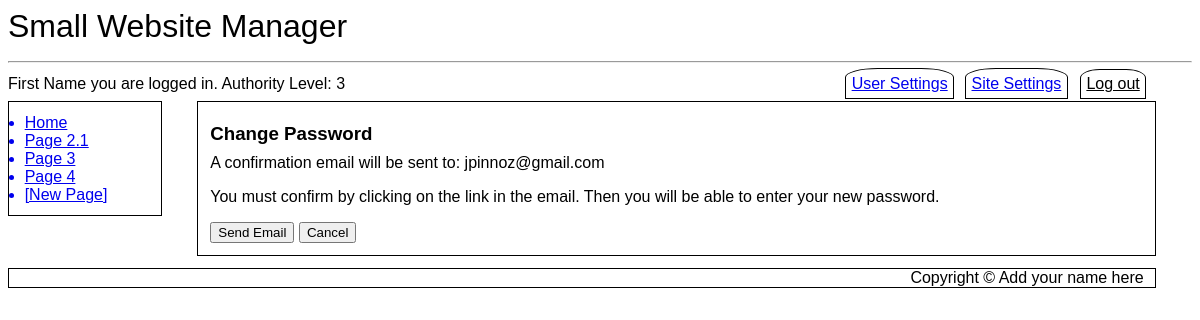
Before: /changepass.php (signed in) with the older database file.
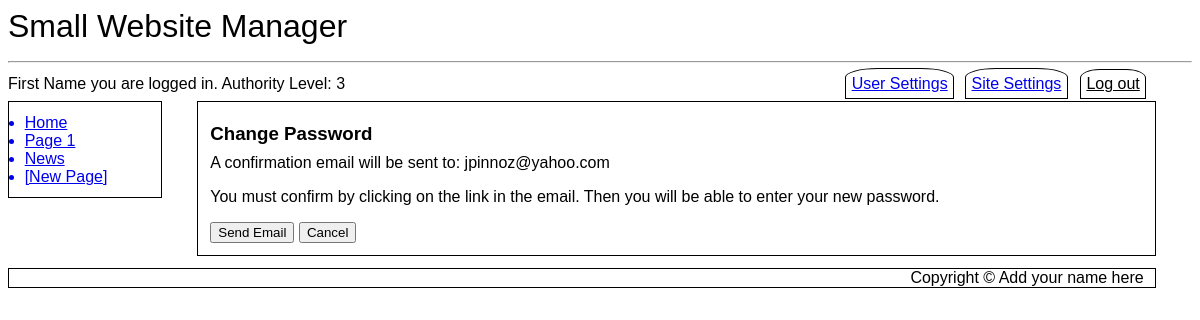
After: the same page with the newer database file.
### tables this page shows
CREATE TABLE `SubMenus` (
  `MenuID` int(11) NOT NULL,
  `LinkID` int(11) NOT NULL,
  `Page_ID` int(11) NOT NULL DEFAULT 0,
  `Menu_Entry` varchar(20) NOT NULL,
  `Title` varchar(500) NOT NULL,
  `Active` tinyint(1) NOT NULL DEFAULT 1
);

CREATE TABLE `Users` (
  `ID` int(11) NOT NULL,
  `First_Name` varchar(250) NOT NULL,
  `Last_Name` varchar(250) NOT NULL,
  `eMail` varchar(1000) NOT NULL,
  `User_Name` varchar(1000) NOT NULL,
  `Password` varchar(100) NOT NULL,
  `Activate_Pass` varchar(100) DEFAULT NULL,
  `Change_Pass` varchar(100) DEFAULT NULL,
  `Change_Pass_Expire` datetime DEFAULT NULL,
  `Forgot_Pass` varchar(100) DEFAULT NULL,
  `Forgot_Pass_Expire` datetime DEFAULT NULL,
  `DateTime_Joined` datetime NOT NULL,
  `Last_Logged` datetime NOT NULL DEFAULT current_timestamp(),
  `Authority_Level` tinyint(4) DEFAULT 1,
  `Active` tinyint(1) NOT NULL DEFAULT 0
);

CREATE TABLE `SubMenus_Modules` (
  `SubMenu_Order` int(11) NOT NULL,
  `Module_ID` int(11) NOT NULL
);

CREATE TABLE `SubMenusData` (
  `Type` varchar(500) NOT NULL,
  `Default Menu Title` varchar(20) NOT NULL,
  `LinkData` text NOT NULL,
  `GetData` tinyint(1) NOT NULL,
  `Module_ID` int(11) NOT NULL
);

### changepass.php (the view, shortened to what this page needs)
<?php
include ("db_connect.inc");
if ($_SERVER["REQUEST_METHOD"] == "POST" AND $_POST['submitCode']=="Temp_Pass") {
	if ($_POST['Button']=="Send Email") {
		$charSet = "0123456789abcdefghijklmnopqrstuvwxyzABCDEFGHIJKLMNOPQRSTUVWXYZ";
		$charSetLen = strlen($charSet)-1;
		for ($i = 0; $i < 16; $i++) {
			$pick = rand(0, $charSetLen);
	   	$randvalue .= $charSet[$pick];
		}
		$password = password_hash($randvalue, PASSWORD_DEFAULT);
		$userName = $_SESSION['user_name'];
		$query = "UPDATE `Users` SET `Change_Pass`='".$password."',`Change_Pass_Expire`=NOW() + INTERVAL 1 HOUR WHERE `User_Name`='".$userName."'";
		mysqli_query($cxn,$query);
		$to = $_POST['eMail'];
		$firstName = $_SESSION['first_name'];
		$query1 = "SELECT Value FROM Globals WHERE Global='Website Name'";
		$result1 = mysqli_query($cxn,$query1);
		$row1 = mysqli_fetch_assoc($result1);
		$webSiteName = $row1['Value'];
		$query2 = "SELECT Value FROM Globals WHERE Global='URL'";
		$result2 = mysqli_query($cxn,$query2);
		$row2 = mysqli_fetch_assoc($result2);
		$url1 = $row2['Value'];
		$subject = "Confirmation from $webSiteName";
		$message = "
		<h3>You requested to change your password</h3>
		<p>Hello {$firstName},</p>
		<p><a rel=\"nofollow\" href=\"{$url1}/changepass.php?username={$userName}&temppass={$randvalue}\">Click here to change your password</a></p>
		<p>If you cannot click the link, copy the following url into your browser:</p>
		<p>{$url1}/changepass.php?username={$userName}&temppass={$randvalue}</p>
		";
		$headers = "MIME-Version: 1.0" . "\r\n";
		$headers .= "Content-type:text/html;charset=UTF-8" . "\r\n";
		$query3 = "SELECT Value FROM Globals WHERE Global='Site Email Address'";
		$result3 = mysqli_query($cxn,$query3);
		$row3 = mysqli_fetch_assoc($result3);
		$siteEmail = $row3['Value'];
		$headers .= 'From: <{$siteEmail}>' . "\r\n";
		mail($to,$subject,$message,$headers);
		$url = "usersettings.php";
		$location = "Location: ".$url;
		header($location);
		die();
	} elseif ($_POST['Button']=="Cancel") {
		$url = "usersettings.php";
		$location = "Location: ".$url;
		header($location);
		die();
	}
} else {
	include ("header.inc");
	include ("navbar.inc");
	echo "<article id='main'>";
	if (isset($_SESSION['user_name'])) {
		$query = "SELECT `eMail` FROM `Users` WHERE `ID`='".$_SESSION['user_ID']."'";
		$result = mysqli_query($cxn,$query);
		$row = mysqli_fetch_assoc($result);
		$email = $row['eMail'];
		echo "
		<h3>Change Password</h3>
		A confirmation email will be sent to: $email<p>
		You must confirm by clicking on the link in the email. Then you will be able to enter your new password.";
		echo "<form action='".htmlentities($_SERVER['PHP_SELF'])."' method=\"post\">
		<input type=\"hidden\" id=\"submitCode\" name=\"submitCode\" value=\"Temp_Pass\">
		<input type=\"hidden\" id=\"eMail\" name=\"eMail\" value=\"$email\">
		<input type=\"submit\" name=\"Button\" value=\"Send Email\" />
		<input type=\"submit\" name=\"Button\" value=\"Cancel\" />
		</form>";
	} else {
		echo "<div class=\"error\">Restricted Area. You need administrative priviledges to access this page.</div>";
	}
	echo "</article>";
	include ("footer.inc");
}
?>

### header.inc (shortened to what this page needs)
<!DOCTYPE html>
<html lang="en">
<head>
	<link rel="stylesheet" href="desktop.css">
</head>
<body>
	<header>
<?php
		$query = "SELECT Value FROM Globals WHERE Global='Website Name'";
		$result = mysqli_query($cxn,$query) or die ("Couldn't execute query.");
		if ($row = mysqli_fetch_assoc($result))
		{
			$websiteName = $row['Value'];
			echo $websiteName."\r\n";
		} else {
			$message .= "Website Name not found. Check site settings.";
		}
?>
	<hr>
	</header>
<?php
if (isset($_SESSION['user_name']) AND $_SESSION['auth_lev'] >= 1) {
	echo "<div id='toptabbar' style='margin-bottom: 6pt'>\r\n";
	echo "<span style='text-align:left; margin-bottom: 0%;'>";
	echo "<nav id='hnav2' style='margin-bottom: 0%';>\r\n";
	echo $_SESSION['first_name']." you are logged in. \r\n";
	echo "Authority Level: ".$_SESSION['auth_lev']."\r\n";
	echo "</nav>\r\n";
	echo "</span>";
	echo "<span style='text-align:right; margin-bottom: 0%;'>";
	echo "<nav id='hnav1' style='margin-bottom: 0%;'>\r\n";
	echo "<a href='usersettings.php' style='margin-bottom: 0%;'>User Settings</a>\r\n";
	if ( isset($_SESSION['first_name']) AND isset($_SESSION['user_name']) AND $_SESSION['auth_lev']==3 ) {
		echo "<a href='sitesettings.php' style='margin-bottom: 0%;'>Site Settings</a>\r\n";
	}
	echo "</span>";
	echo "<span style='text-align:right; margin-bottom: 0'>";
	echo "<form style='float:right; margin-left: 1%; margin-top: 0%; margin-bottom: 0; padding: 0%;' id='logout' action='index.php' method=\"post\">\r\n";
	echo "<input class='logoutbutton' type=\"submit\" name=\"Button\" style='margin-bottom: 0; margin-top: -9%;' value=\"Log&nbsp;out\" />\r\n";
	echo "</form>\r\n";
	echo "</span>";
	echo "</div>\r\n";
} elseif (htmlentities($_SERVER['PHP_SELF']) != "/login.php") {
	echo "<span style='text-align:right'>";
	echo "<nav id='hnav1' style='margin-right: 5%'>\r\n";
	echo "<a href='login.php'>Log In</a>\r\n";
	echo "</nav>\r\n";
	echo "</span>";
}
?>

### navbar.inc
<nav id="vnav1">
<?php
$query = "SELECT Menu_Entry, Title FROM SubMenus WHERE MenuID='1' AND Active=1 ORDER BY LinkID ASC LIMIT 10";
$result = mysqli_query($cxn,$query) or die ("Couldn't execute query.");
while($row = mysqli_fetch_assoc($result))
{
	$menuEntry = $row['Menu_Entry'];
	$pageTitle = $row['Title'];
	$pageTitle = preg_replace('/ /', '_', $pageTitle);
	echo "<a href='$pageTitle'>$menuEntry</a>\r\n";
}
$query2 = "SELECT `Default Menu Title`, `LinkData`, `Module_ID` FROM SubMenus_Modules INNER JOIN SubMenusData USING (Module_ID)";
$result2 = mysqli_query($cxn, $query2) or die ("Couldn't execute query.");
while($row2 = mysqli_fetch_assoc($result2))
{
	$menuEntry2 = $row2['Default Menu Title'];
	$pageTitle2 = $row2['LinkData'];
	$pageTitle2 = preg_replace('/ /', '_', $pageTitle2);
	echo "<a href='$pageTitle2'>$menuEntry2</a>\r\n";
}
if (isset($_SESSION['auth_lev'])){
	if ($_SESSION['auth_lev'] == 3 AND isset($_SESSION['first_name']) AND isset($_SESSION['user_name']) ) {
		echo "<a class='newpage' href='newpage.php'>[New Page]</a>\r\n";
	}
}
?>
</nav>

### footer.inc
<footer>
	Copyright &copy; Add your name here
</footer>
</body>
</html>

### desktop.css (style rules this page uses)
* { font-family: Arial, sans-serif; box-sizing: border-box; }
header { font-size: 24pt; }
hr { margin-bottom: 1%; }
h1, h2, h3 { padding: 0%; margin-top: 1%; margin-bottom: 1%; }
div#toptabbar { margin-bottom: 0%; }
article#main { margin-left:16%; width: 81%; float:none; border: 1px solid black; padding: 1%; }
nav#vnav1 { width:13%; float:left; border: 1px solid black; padding: 1%; clear: both; margin-top: 0%; }
nav#vnav1 a { display: list-item; list-style-type: disc; margin-left: 3%; }
nav#hnav1 { margin-bottom: 0.6%; margin-right: 2%; }
form#logout { margin-right: 2%; margin-bottom: 0%; display: flex; }
input[type="submit"].logoutbutton { font-family: Arial, sans-serif; font-size: 12pt; border: 1px solid black; text-decoration: underline; margin-left: 1%; margin-top: 0%; padding: 5px; border-top-left-radius: 30%; border-top-right-radius: 30%; background-color: transparent; display: inline-block; }
nav#hnav2 { float:left; }
nav#hnav1 a { border: 1px solid black; padding: 0.5%; margin-left: 0.5%; margin-bottom: 0%; border-top-left-radius: 30%; border-top-right-radius: 30%; }
footer { padding-right: 1%; padding-left: 1%; width: 97%; margin-top: 1%; clear: both; border: 1px solid black; text-align: right; }

Changed rows visible on the page:
removed submenus: Menu_Entry "Page 3"
removed submenus: Menu_Entry "Page 4"
changed submenus: Menu_Entry "Page 2.1" → "Page 1"
added submenus_modules: submenusdata.Default Menu Title "News"
changed users: eMail "jpinnoz@gmail.com" → "jpinnoz@yahoo.com"
